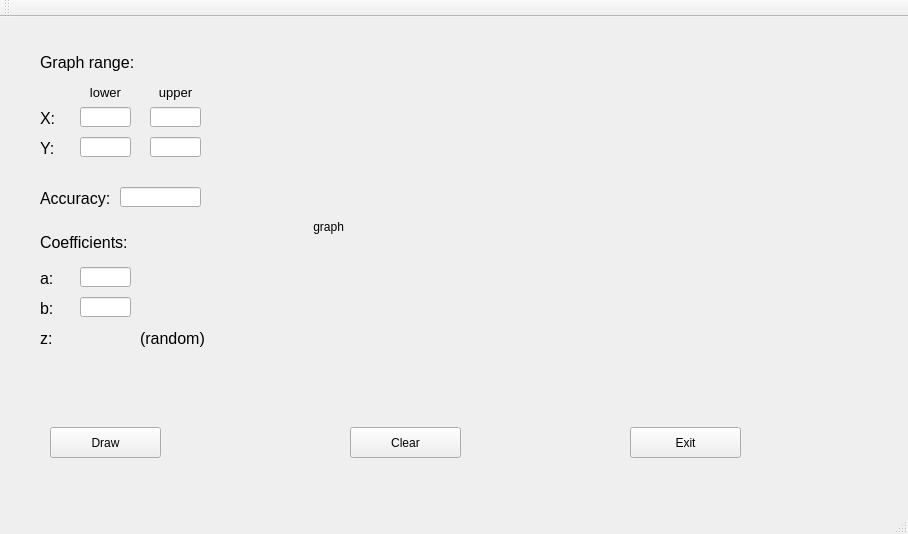
<?xml version="1.0" encoding="UTF-8"?>
<ui version="4.0">
 <class>MainWindow</class>
 <widget class="QMainWindow" name="MainWindow">
  <property name="geometry">
   <rect>
    <x>0</x>
    <y>0</y>
    <width>908</width>
    <height>534</height>
   </rect>
  </property>
  <property name="windowTitle">
   <string>MainWindow</string>
  </property>
  <widget class="QWidget" name="centralWidget">
   <widget class="QLineEdit" name="inputLeftX">
    <property name="geometry">
     <rect>
      <x>80</x>
      <y>90</y>
      <width>51</width>
      <height>20</height>
     </rect>
    </property>
   </widget>
   <widget class="QLineEdit" name="inputRightX">
    <property name="geometry">
     <rect>
      <x>150</x>
      <y>90</y>
      <width>51</width>
      <height>20</height>
     </rect>
    </property>
   </widget>
   <widget class="QLabel" name="label">
    <property name="geometry">
     <rect>
      <x>40</x>
      <y>30</y>
      <width>121</width>
      <height>31</height>
     </rect>
    </property>
    <property name="font">
     <font>
      <pointsize>12</pointsize>
     </font>
    </property>
    <property name="text">
     <string>Graph range:</string>
    </property>
    <property name="alignment">
     <set>Qt::AlignLeading|Qt::AlignLeft|Qt::AlignVCenter</set>
    </property>
   </widget>
   <widget class="QLabel" name="label_2">
    <property name="geometry">
     <rect>
      <x>40</x>
      <y>80</y>
      <width>31</width>
      <height>31</height>
     </rect>
    </property>
    <property name="font">
     <font>
      <pointsize>12</pointsize>
     </font>
    </property>
    <property name="text">
     <string>X:</string>
    </property>
    <property name="alignment">
     <set>Qt::AlignBottom|Qt::AlignLeading|Qt::AlignLeft</set>
    </property>
   </widget>
   <widget class="QLabel" name="label_3">
    <property name="geometry">
     <rect>
      <x>80</x>
      <y>60</y>
      <width>51</width>
      <height>31</height>
     </rect>
    </property>
    <property name="font">
     <font>
      <pointsize>10</pointsize>
     </font>
    </property>
    <property name="text">
     <string>lower</string>
    </property>
    <property name="alignment">
     <set>Qt::AlignCenter</set>
    </property>
   </widget>
   <widget class="QLabel" name="label_4">
    <property name="geometry">
     <rect>
      <x>150</x>
      <y>60</y>
      <width>51</width>
      <height>31</height>
     </rect>
    </property>
    <property name="font">
     <font>
      <pointsize>10</pointsize>
     </font>
    </property>
    <property name="text">
     <string>upper</string>
    </property>
    <property name="alignment">
     <set>Qt::AlignCenter</set>
    </property>
   </widget>
   <widget class="QLineEdit" name="inputRightY">
    <property name="geometry">
     <rect>
      <x>150</x>
      <y>120</y>
      <width>51</width>
      <height>20</height>
     </rect>
    </property>
   </widget>
   <widget class="QLabel" name="label_5">
    <property name="geometry">
     <rect>
      <x>40</x>
      <y>110</y>
      <width>31</width>
      <height>31</height>
     </rect>
    </property>
    <property name="font">
     <font>
      <pointsize>12</pointsize>
     </font>
    </property>
    <property name="text">
     <string>Y:</string>
    </property>
    <property name="alignment">
     <set>Qt::AlignBottom|Qt::AlignLeading|Qt::AlignLeft</set>
    </property>
   </widget>
   <widget class="QLineEdit" name="inputLeftY">
    <property name="geometry">
     <rect>
      <x>80</x>
      <y>120</y>
      <width>51</width>
      <height>20</height>
     </rect>
    </property>
   </widget>
   <widget class="QLabel" name="label_6">
    <property name="geometry">
     <rect>
      <x>40</x>
      <y>160</y>
      <width>71</width>
      <height>31</height>
     </rect>
    </property>
    <property name="font">
     <font>
      <pointsize>12</pointsize>
     </font>
    </property>
    <property name="text">
     <string>Accuracy:</string>
    </property>
    <property name="alignment">
     <set>Qt::AlignBottom|Qt::AlignLeading|Qt::AlignLeft</set>
    </property>
   </widget>
   <widget class="QLineEdit" name="inputAccuracy">
    <property name="geometry">
     <rect>
      <x>120</x>
      <y>170</y>
      <width>81</width>
      <height>20</height>
     </rect>
    </property>
   </widget>
   <widget class="QLabel" name="label_7">
    <property name="geometry">
     <rect>
      <x>40</x>
      <y>270</y>
      <width>31</width>
      <height>31</height>
     </rect>
    </property>
    <property name="font">
     <font>
      <pointsize>12</pointsize>
     </font>
    </property>
    <property name="text">
     <string>b:</string>
    </property>
    <property name="alignment">
     <set>Qt::AlignBottom|Qt::AlignLeading|Qt::AlignLeft</set>
    </property>
   </widget>
   <widget class="QLabel" name="label_8">
    <property name="geometry">
     <rect>
      <x>40</x>
      <y>240</y>
      <width>31</width>
      <height>31</height>
     </rect>
    </property>
    <property name="font">
     <font>
      <pointsize>12</pointsize>
     </font>
    </property>
    <property name="text">
     <string>a:</string>
    </property>
    <property name="alignment">
     <set>Qt::AlignBottom|Qt::AlignLeading|Qt::AlignLeft</set>
    </property>
   </widget>
   <widget class="QLineEdit" name="InputB">
    <property name="geometry">
     <rect>
      <x>80</x>
      <y>280</y>
      <width>51</width>
      <height>20</height>
     </rect>
    </property>
   </widget>
   <widget class="QLineEdit" name="inputA">
    <property name="geometry">
     <rect>
      <x>80</x>
      <y>250</y>
      <width>51</width>
      <height>20</height>
     </rect>
    </property>
   </widget>
   <widget class="QLabel" name="label_9">
    <property name="geometry">
     <rect>
      <x>40</x>
      <y>300</y>
      <width>31</width>
      <height>31</height>
     </rect>
    </property>
    <property name="font">
     <font>
      <pointsize>12</pointsize>
     </font>
    </property>
    <property name="text">
     <string>z:</string>
    </property>
    <property name="alignment">
     <set>Qt::AlignBottom|Qt::AlignLeading|Qt::AlignLeft</set>
    </property>
   </widget>
   <widget class="QLabel" name="label_10">
    <property name="geometry">
     <rect>
      <x>40</x>
      <y>210</y>
      <width>121</width>
      <height>31</height>
     </rect>
    </property>
    <property name="font">
     <font>
      <pointsize>12</pointsize>
     </font>
    </property>
    <property name="text">
     <string>Coefficients:</string>
    </property>
    <property name="alignment">
     <set>Qt::AlignLeading|Qt::AlignLeft|Qt::AlignVCenter</set>
    </property>
   </widget>
   <widget class="QPushButton" name="draw">
    <property name="geometry">
     <rect>
      <x>50</x>
      <y>410</y>
      <width>111</width>
      <height>31</height>
     </rect>
    </property>
    <property name="text">
     <string>Draw</string>
    </property>
   </widget>
   <widget class="QPushButton" name="clear">
    <property name="geometry">
     <rect>
      <x>350</x>
      <y>410</y>
      <width>111</width>
      <height>31</height>
     </rect>
    </property>
    <property name="text">
     <string>Clear</string>
    </property>
   </widget>
   <widget class="QPushButton" name="exit">
    <property name="geometry">
     <rect>
      <x>630</x>
      <y>410</y>
      <width>111</width>
      <height>31</height>
     </rect>
    </property>
    <property name="text">
     <string>Exit</string>
    </property>
   </widget>
   <widget class="QLabel" name="outputGraph">
    <property name="geometry">
     <rect>
      <x>280</x>
      <y>40</y>
      <width>540</width>
      <height>340</height>
     </rect>
    </property>
    <property name="text">
     <string>          graph</string>
    </property>
   </widget>
   <widget class="QLabel" name="z_out">
    <property name="geometry">
     <rect>
      <x>80</x>
      <y>310</y>
      <width>51</width>
      <height>21</height>
     </rect>
    </property>
    <property name="font">
     <font>
      <pointsize>12</pointsize>
     </font>
    </property>
    <property name="text">
     <string/>
    </property>
    <property name="alignment">
     <set>Qt::AlignBottom|Qt::AlignLeading|Qt::AlignLeft</set>
    </property>
   </widget>
   <widget class="QLabel" name="label_11">
    <property name="geometry">
     <rect>
      <x>140</x>
      <y>300</y>
      <width>71</width>
      <height>31</height>
     </rect>
    </property>
    <property name="font">
     <font>
      <pointsize>12</pointsize>
     </font>
    </property>
    <property name="text">
     <string>(random)</string>
    </property>
    <property name="alignment">
     <set>Qt::AlignBottom|Qt::AlignLeading|Qt::AlignLeft</set>
    </property>
   </widget>
  </widget>
  <widget class="QMenuBar" name="menuBar">
   <property name="geometry">
    <rect>
     <x>0</x>
     <y>0</y>
     <width>908</width>
     <height>31</height>
    </rect>
   </property>
  </widget>
  <widget class="QToolBar" name="mainToolBar">
   <attribute name="toolBarArea">
    <enum>TopToolBarArea</enum>
   </attribute>
   <attribute name="toolBarBreak">
    <bool>false</bool>
   </attribute>
  </widget>
  <widget class="QStatusBar" name="statusBar"/>
 </widget>
 <layoutdefault spacing="6" margin="11"/>
 <resources/>
 <connections/>
</ui>
